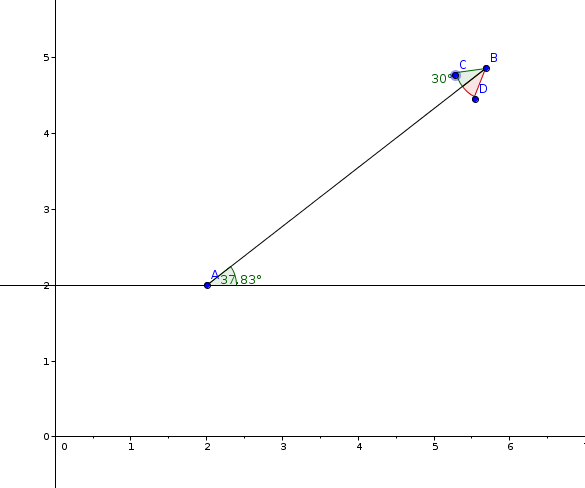
#> input picture tex/aug2015/18/arrowDraw.png, 585 x 488 px, given in place of sample.jpeg, which was not available
$ python pyramidExperiment.py   (Python 2 division)
#> lines starting #> are read from the running program, lines starting #| are printed output that depends on the picture; pictures that were not available may be replaced by others from this repository, and a replacement may not be noted
import sys
sys.path.insert(0, '../')
import cv2
from jasf import jasf_cv

from config import img2load
img = cv2.imread(img2load, 1)
#> img is the input picture: shape (488, 585, 3); mean B, G, R 252.7, 252.6, 252.6

print 'building pyramid down...'
show = [img]
input = img
for i in range(3):
    input = cv2.pyrDown(input.copy())
    show.append(input.copy())
#> this loop made 3 passes
#> pass 1, `input = cv2.pyrDown(input.copy())`:
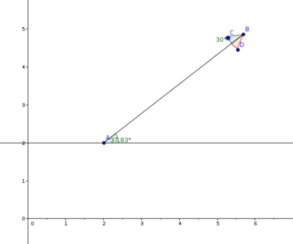
#> input: shape (244, 293, 3); mean B, G, R 252.7, 252.6, 252.6
#> pass 2, `input = cv2.pyrDown(input.copy())`:
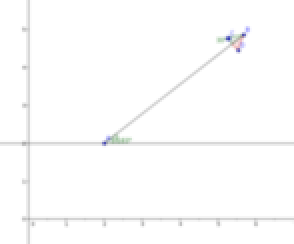
#> input: shape (122, 147, 3) (shown 2 times larger); mean B, G, R 252.7, 252.6, 252.6
#> pass 3, `input = cv2.pyrDown(input.copy())`:
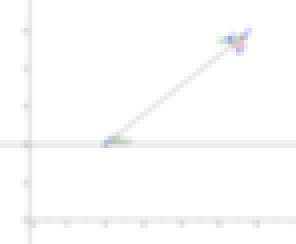
#> input: shape (61, 74, 3) (shown 4 times larger); mean B, G, R 252.7, 252.6, 252.6
#> after the loop, show = 4 items

windows = ['input']
windows += ['pyrDown' + str(i) for i in (1,2,3)]
sizes = [(240,320), (120,160), (60,80), (30,40)]
x_sum, y_sum = 0,0
for i,win in enumerate(windows):
    cv2.namedWindow(win, cv2.WINDOW_NORMAL)
    cv2.resizeWindow(win, sizes[i][1], sizes[i][0])
    cv2.moveWindow(win, x_sum, y_sum)
    x_sum += sizes[i][1]
    y_sum += sizes[i][0]
    cv2.imshow(win, show[i])
    cv2.waitKey(0)
    cv2.imwrite('../../tex/meetingPresentation2/' + win + '.png', show[i])
#> after the loop, x_sum = 600; y_sum = 450


print 'building pyramid up...'

pyrUp_img = []
for i in range(3):
    input = cv2.pyrUp(input.copy())
    pyrUp_img.append(input.copy())
#> after the loop, pyrUp_img = 3 items

windows = ['pyrUp' + str(i) for i in (1,2,3)]
sizes = [(240,320), (120,160), (60,80)]
sizes.reverse()
for i,win in enumerate(windows):
    cv2.namedWindow(win, cv2.WINDOW_NORMAL)
    cv2.resizeWindow(win, sizes[i][1], sizes[i][0])
    x_sum += sizes[i][1]
    y_sum -= sizes[i][0]
    cv2.moveWindow(win, x_sum, y_sum)
    cv2.imshow(win, pyrUp_img[i])
    cv2.waitKey(0)
    cv2.imwrite('../../tex/meetingPresentation2/' + win + '.png', pyrUp_img[i])
#> this loop made 3 passes
#> (x_sum, y_sum) on passes 1 to 3: (680, 390), (840, 270), (1160, 30)
#> after the loop, x_sum = 1160; y_sum = 30

cv2.waitKey(0)
cv2.destroyAllWindows()

print 'building laplacian pyramids...'


cv2.namedWindow('current', cv2.WINDOW_NORMAL)
cv2.namedWindow('down', cv2.WINDOW_NORMAL)
cv2.namedWindow('up', cv2.WINDOW_NORMAL)
cv2.namedWindow('diff', cv2.WINDOW_NORMAL)
sizes = [(240,320), (120,160),(60,80)]
current = cv2.cvtColor(img, cv2.COLOR_BGR2GRAY)
for k in (0,1,2):
    down = cv2.pyrDown(current)
    up = cv2.pyrUp(down)
#> (the run stopped early here; a loop or call above may not have finished)
